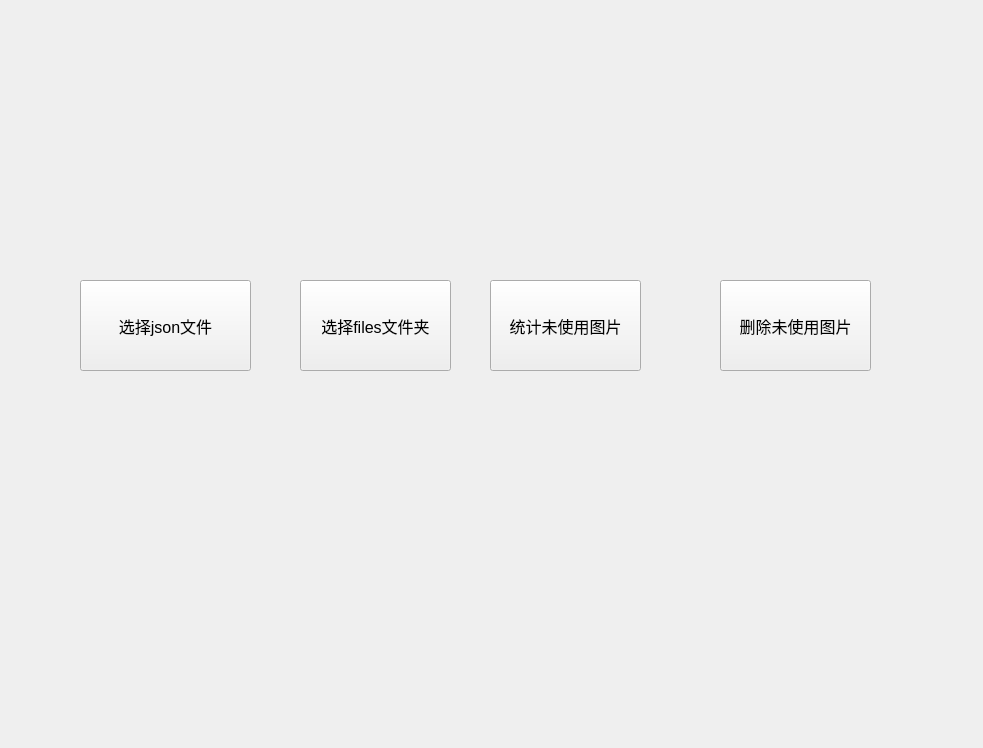
<?xml version="1.0" encoding="UTF-8"?>
<ui version="4.0">
 <class>Form</class>
 <widget class="QWidget" name="Form">
  <property name="geometry">
   <rect>
    <x>0</x>
    <y>0</y>
    <width>983</width>
    <height>748</height>
   </rect>
  </property>
  <property name="windowTitle">
   <string>删除RemNote中未使用的图片</string>
  </property>
  <widget class="QPushButton" name="select_json">
   <property name="geometry">
    <rect>
     <x>80</x>
     <y>280</y>
     <width>171</width>
     <height>91</height>
    </rect>
   </property>
   <property name="font">
    <font>
     <pointsize>12</pointsize>
    </font>
   </property>
   <property name="text">
    <string>选择json文件</string>
   </property>
  </widget>
  <widget class="QPushButton" name="select_files">
   <property name="geometry">
    <rect>
     <x>300</x>
     <y>280</y>
     <width>151</width>
     <height>91</height>
    </rect>
   </property>
   <property name="font">
    <font>
     <pointsize>12</pointsize>
    </font>
   </property>
   <property name="text">
    <string>选择files文件夹</string>
   </property>
  </widget>
  <widget class="QPushButton" name="statistics_unused_files">
   <property name="geometry">
    <rect>
     <x>490</x>
     <y>280</y>
     <width>151</width>
     <height>91</height>
    </rect>
   </property>
   <property name="font">
    <font>
     <pointsize>12</pointsize>
    </font>
   </property>
   <property name="text">
    <string>统计未使用图片</string>
   </property>
  </widget>
  <widget class="QPushButton" name="delete_unuseed_files">
   <property name="geometry">
    <rect>
     <x>720</x>
     <y>280</y>
     <width>151</width>
     <height>91</height>
    </rect>
   </property>
   <property name="font">
    <font>
     <pointsize>12</pointsize>
    </font>
   </property>
   <property name="text">
    <string>删除未使用图片</string>
   </property>
  </widget>
 </widget>
 <resources/>
 <connections/>
</ui>
